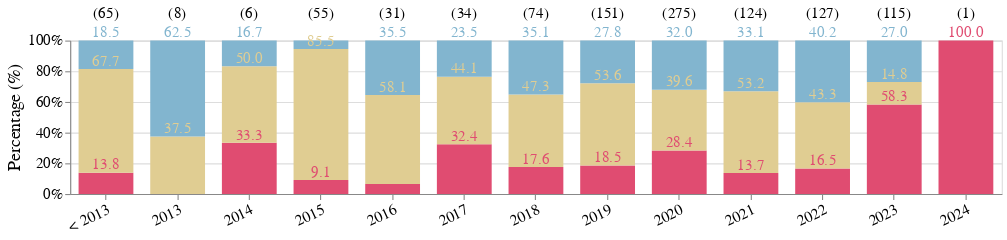

Notebook cell for this chart:
### Code cell
util.plot_grouped_time_chart(
    {"Non-Commercial/\nAcademic": ncao_info, "Unspecified": unspecified_info, "Commercial": commercial_info},
    "Preparation Times",
    disallow_repeat_dsetnames=True,
    savename="times_stacked-altair.json"
)

### Figure 1 — Vega-Lite specification as saved in the notebook (floating-point values rounded to 4 significant figures)
{"config": {"view": {"continuousWidth": 300, "continuousHeight": 300}}, "layer": [{"mark": {"type": "bar", "width": 50}, "encoding": {"color": {"field": "category", "legend": null, "scale": {"range": ["#e04c71", "#e0cd92", "#82b5cf"]}, "sort": ["Non-Commercial/\nAcademic", "Unspecified", "Commercial"], "type": "nominal"}, "order": {"field": "order", "type": "ordinal"}, "x": {"axis": {"labelAngle": -25, "labelFontSize": 14}, "field": "index", "sort": ["< 2013", "2013", "2014", "2015", "2016", "2017", "2018", "2019", "2020", "2021", "2022", "2023", "2024"], "title": null, "type": "nominal"}, "y": {"axis": {"format": "%", "labelFontSize": 14, "title": "Percentage (%)", "titleFontSize": 16, "titleFontWeight": "normal"}, "field": "percentage", "scale": {"domain": [0, 1]}, "sort": ["Non-Commercial/\nAcademic", "Unspecified", "Commercial"], "stack": "normalize", "type": "quantitative"}}}, {"mark": {"type": "text", "align": "center", "baseline": "middle", "color": "white", "dx": 0, "dy": -7, "fontSize": 14}, "encoding": {"color": {"field": "category", "legend": null, "scale": {"range": ["#e04c71", "#e0cd92", "#82b5cf"]}, "sort": ["Non-Commercial/\nAcademic", "Unspecified", "Commercial"], "type": "nominal"}, "order": {"field": "order", "type": "ordinal"}, "text": {"condition": {"test": "(datum.percentage > 8)", "field": "percentage", "format": ".1f", "type": "quantitative"}, "value": ""}, "x": {"axis": {"labelAngle": -25, "labelFontSize": 14}, "field": "index", "sort": ["< 2013", "2013", "2014", "2015", "2016", "2017", "2018", "2019", "2020", "2021", "2022", "2023", "2024"], "title": null, "type": "nominal"}, "y": {"axis": {"format": "%", "labelFontSize": 14, "title": "Percentage (%)", "titleFontSize": 16, "titleFontWeight": "normal"}, "field": "percentage", "scale": {"domain": [0, 1]}, "sort": ["Non-Commercial/\nAcademic", "Unspecified", "Commercial"], "stack": "normalize", "type": "quantitative"}}}, {"data": {"name": "data-c237df28d1fb4b9cc74623b44e8de731"}, "mark": {"type": "text", "align": "center", "baseline": "top", "dy": -32, "fontSize": 14}, "encoding": {"text": {"field": "text_label", "type": "nominal"}, "x": {"field": "index", "sort": ["Non-Commercial/\nAcademic", "Unspecified", "Commercial"], "title": null, "type": "nominal"}, "y": {"value": 0}}}], "data": {"name": "data-109f5965534a385a602b0dd717a6065c"}, "height": 140, "title": "", "width": 850, "$schema": "https://vega.github.io/schema/vega-lite/v5.17.0.json", "datasets": {"data-109f5965534a385a602b0dd717a6065c": [{"index": "< 2013", "category": "Non-Commercial/\nAcademic", "value": 9, "percentage": 13.85, "order": 0}, {"index": "2013", "category": "Non-Commercial/\nAcademic", "value": 0, "percentage": 0.0, "order": 0}, {"index": "2014", "category": "Non-Commercial/\nAcademic", "value": 2, "percentage": 33.33, "order": 0}, {"index": "2015", "category": "Non-Commercial/\nAcademic", "value": 5, "percentage": 9.091, "order": 0}, {"index": "2016", "category": "Non-Commercial/\nAcademic", "value": 2, "percentage": 6.452, "order": 0}, {"index": "2017", "category": "Non-Commercial/\nAcademic", "value": 11, "percentage": 32.35, "order": 0}, {"index": "2018", "category": "Non-Commercial/\nAcademic", "value": 13, "percentage": 17.57, "order": 0}, {"index": "2019", "category": "Non-Commercial/\nAcademic", "value": 28, "percentage": 18.54, "order": 0}, {"index": "2020", "category": "Non-Commercial/\nAcademic", "value": 78, "percentage": 28.36, "order": 0}, {"index": "2021", "category": "Non-Commercial/\nAcademic", "value": 17, "percentage": 13.71, "order": 0}, {"index": "2022", "category": "Non-Commercial/\nAcademic", "value": 21, "percentage": 16.54, "order": 0}, {"index": "2023", "category": "Non-Commercial/\nAcademic", "value": 67, "percentage": 58.26, "order": 0}, {"index": "2024", "category": "Non-Commercial/\nAcademic", "value": 1, "percentage": 100.0, "order": 0}, {"index": "< 2013", "category": "Unspecified", "value": 44, "percentage": 67.69, "order": 1}, {"index": "2013", "category": "Unspecified", "value": 3, "percentage": 37.5, "order": 1}, {"index": "2014", "category": "Unspecified", "value": 3, "percentage": 50.0, "order": 1}, {"index": "2015", "category": "Unspecified", "value": 47, "percentage": 85.45, "order": 1}, {"index": "2016", "category": "Unspecified", "value": 18, "percentage": 58.06, "order": 1}, {"index": "2017", "category": "Unspecified", "value": 15, "percentage": 44.12, "order": 1}, {"index": "2018", "category": "Unspecified", "value": 35, "percentage": 47.3, "order": 1}, {"index": "2019", "category": "Unspecified", "value": 81, "percentage": 53.64, "order": 1}, {"index": "2020", "category": "Unspecified", "value": 109, "percentage": 39.64, "order": 1}, {"index": "2021", "category": "Unspecified", "value": 66, "percentage": 53.23, "order": 1}, {"index": "2022", "category": "Unspecified", "value": 55, "percentage": 43.31, "order": 1}, {"index": "2023", "category": "Unspecified", "value": 17, "percentage": 14.78, "order": 1}, {"index": "2024", "category": "Unspecified", "value": 0, "percentage": 0.0, "order": 1}, {"index": "< 2013", "category": "Commercial", "value": 12, "percentage": 18.46, "order": 2}, {"index": "2013", "category": "Commercial", "value": 5, "percentage": 62.5, "order": 2}, {"index": "2014", "category": "Commercial", "value": 1, "percentage": 16.67, "order": 2}, {"index": "2015", "category": "Commercial", "value": 3, "percentage": 5.455, "order": 2}, {"index": "2016", "category": "Commercial", "value": 11, "percentage": 35.48, "order": 2}, {"index": "2017", "category": "Commercial", "value": 8, "percentage": 23.53, "order": 2}, {"index": "2018", "category": "Commercial", "value": 26, "percentage": 35.14, "order": 2}, {"index": "2019", "category": "Commercial", "value": 42, "percentage": 27.81, "order": 2}, {"index": "2020", "category": "Commercial", "value": 88, "percentage": 32.0, "order": 2}, {"index": "2021", "category": "Commercial", "value": 41, "percentage": 33.06, "order": 2}, {"index": "2022", "category": "Commercial", "value": 51, "percentage": 40.16, "order": 2}, {"index": "2023", "category": "Commercial", "value": 31, "percentage": 26.96, "order": 2}, {"index": "2024", "category": "Commercial", "value": 0, "percentage": 0.0, "order": 2}], "data-c237df28d1fb4b9cc74623b44e8de731": [{"index": "< 2013", "total": 65, "text_label": "(65)"}, {"index": "2013", "total": 8, "text_label": "(8)"}, {"index": "2014", "total": 6, "text_label": "(6)"}, {"index": "2015", "total": 55, "text_label": "(55)"}, {"index": "2016", "total": 31, "text_label": "(31)"}, {"index": "2017", "total": 34, "text_label": "(34)"}, {"index": "2018", "total": 74, "text_label": "(74)"}, {"index": "2019", "total": 151, "text_label": "(151)"}, {"index": "2020", "total": 275, "text_label": "(275)"}, {"index": "2021", "total": 124, "text_label": "(124)"}, {"index": "2022", "total": 127, "text_label": "(127)"}, {"index": "2023", "total": 115, "text_label": "(115)"}, {"index": "2024", "total": 1, "text_label": "(1)"}]}}
